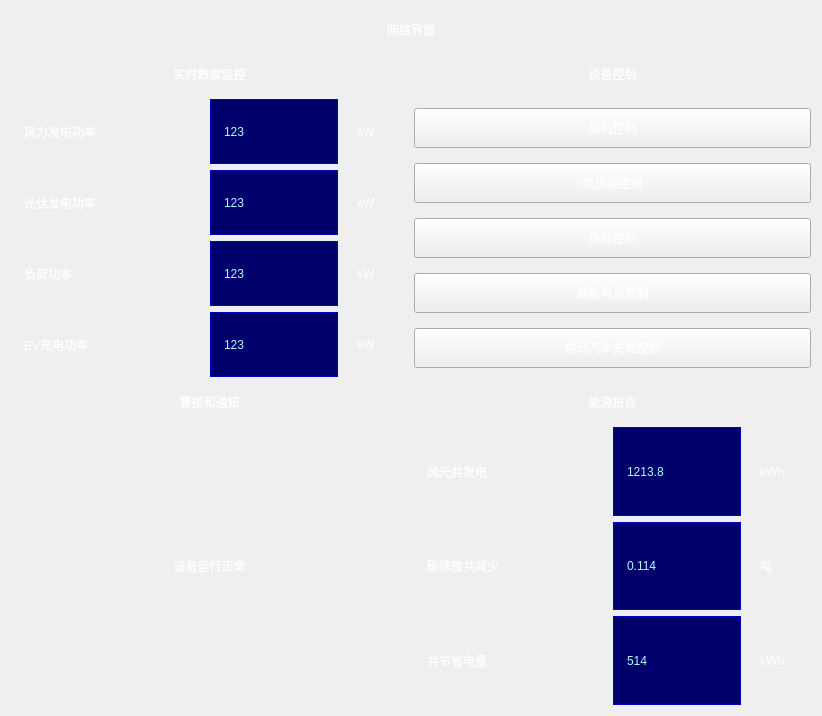
<?xml version="1.0" encoding="UTF-8"?>
<ui version="4.0">
 <class>Form</class>
 <widget class="QWidget" name="Form">
  <property name="geometry">
   <rect>
    <x>0</x>
    <y>0</y>
    <width>822</width>
    <height>716</height>
   </rect>
  </property>
  <property name="windowTitle">
   <string>Form</string>
  </property>
  <property name="styleSheet">
   <string notr="true">background-color:qradialgradient(
spread:pad, cx:0.5, cy:0.5, 
radius:0.431, fx:0.5, fy:0.5, 
stop:0.153409 rgba(39, 98, 216, 255), 
stop:1 rgba(16, 16, 181, 255)
);
padding:10px;
font: 20pt &quot;Microsoft YaHei&quot;;
</string>
  </property>
  <layout class="QVBoxLayout" name="verticalLayout">
   <item>
    <widget class="QLabel" name="title_lb">
     <property name="styleSheet">
      <string notr="true">background-color:rgba(0,0,0,0);
color:white;</string>
     </property>
     <property name="text">
      <string>网络界面</string>
     </property>
     <property name="alignment">
      <set>Qt::AlignCenter</set>
     </property>
    </widget>
   </item>
   <item>
    <layout class="QGridLayout" name="gridLayout" rowstretch="1,10,1,10" columnstretch="1,1">
     <item row="2" column="0">
      <widget class="QLabel" name="label_3">
       <property name="styleSheet">
        <string notr="true">background-color:rgba(0,0,0,0);
color:white;</string>
       </property>
       <property name="text">
        <string>警报和通知</string>
       </property>
       <property name="alignment">
        <set>Qt::AlignCenter</set>
       </property>
      </widget>
     </item>
     <item row="0" column="1">
      <widget class="QLabel" name="label_2">
       <property name="styleSheet">
        <string notr="true">background-color:rgba(0,0,0,0);
color:white;</string>
       </property>
       <property name="text">
        <string>设备控制</string>
       </property>
       <property name="alignment">
        <set>Qt::AlignCenter</set>
       </property>
      </widget>
     </item>
     <item row="2" column="1">
      <widget class="QLabel" name="label_4">
       <property name="styleSheet">
        <string notr="true">background-color:rgba(0,0,0,0);
color:white;</string>
       </property>
       <property name="text">
        <string>能源报告</string>
       </property>
       <property name="alignment">
        <set>Qt::AlignCenter</set>
       </property>
      </widget>
     </item>
     <item row="0" column="0">
      <widget class="QLabel" name="label">
       <property name="styleSheet">
        <string notr="true">background-color:rgba(0,0,0,0);
color:white;</string>
       </property>
       <property name="text">
        <string>实时数据监控</string>
       </property>
       <property name="alignment">
        <set>Qt::AlignCenter</set>
       </property>
      </widget>
     </item>
     <item row="1" column="1">
      <layout class="QVBoxLayout" name="verticalLayout_10">
       <item>
        <widget class="QPushButton" name="ctl_btn_1">
         <property name="styleSheet">
          <string notr="true">color:white;
background-color:qradialgradient(
spread:pad, cx:0.5, cy:0.5, 
radius:0.431, fx:0.5, fy:0.5, 
stop:0.153409 rgba(39, 98, 216, 255), 
stop:1 rgba(16, 16, 181, 255)
);
padding:10px;</string>
         </property>
         <property name="text">
          <string>风机控制</string>
         </property>
        </widget>
       </item>
       <item>
        <widget class="QPushButton" name="ctl_btn_2">
         <property name="styleSheet">
          <string notr="true">color:white;
background-color:qradialgradient(
spread:pad, cx:0.5, cy:0.5, 
radius:0.431, fx:0.5, fy:0.5, 
stop:0.153409 rgba(39, 98, 216, 255), 
stop:1 rgba(16, 16, 181, 255)
);
padding:10px;</string>
         </property>
         <property name="text">
          <string>光伏板控制</string>
         </property>
        </widget>
       </item>
       <item>
        <widget class="QPushButton" name="ctl_btn_3">
         <property name="styleSheet">
          <string notr="true">color:white;
background-color:qradialgradient(
spread:pad, cx:0.5, cy:0.5, 
radius:0.431, fx:0.5, fy:0.5, 
stop:0.153409 rgba(39, 98, 216, 255), 
stop:1 rgba(16, 16, 181, 255)
);
padding:10px;</string>
         </property>
         <property name="text">
          <string>负荷控制</string>
         </property>
        </widget>
       </item>
       <item>
        <widget class="QPushButton" name="ctl_btn_4">
         <property name="styleSheet">
          <string notr="true">color:white;
background-color:qradialgradient(
spread:pad, cx:0.5, cy:0.5, 
radius:0.431, fx:0.5, fy:0.5, 
stop:0.153409 rgba(39, 98, 216, 255), 
stop:1 rgba(16, 16, 181, 255)
);
padding:10px;</string>
         </property>
         <property name="text">
          <string>储能电池控制</string>
         </property>
        </widget>
       </item>
       <item>
        <widget class="QPushButton" name="ctl_btn_5">
         <property name="styleSheet">
          <string notr="true">color:white;
background-color:qradialgradient(
spread:pad, cx:0.5, cy:0.5, 
radius:0.431, fx:0.5, fy:0.5, 
stop:0.153409 rgba(39, 98, 216, 255), 
stop:1 rgba(16, 16, 181, 255)
);
padding:10px;</string>
         </property>
         <property name="text">
          <string>电动汽车充电控制</string>
         </property>
        </widget>
       </item>
      </layout>
     </item>
     <item row="3" column="0">
      <layout class="QVBoxLayout" name="verticalLayout_11">
       <item>
        <widget class="QLabel" name="wrn_lb_1">
         <property name="styleSheet">
          <string notr="true">background-color:rgba(0,0,0,0);
color:white;</string>
         </property>
         <property name="text">
          <string>设备运行正常</string>
         </property>
         <property name="alignment">
          <set>Qt::AlignCenter</set>
         </property>
        </widget>
       </item>
      </layout>
     </item>
     <item row="1" column="0">
      <layout class="QGridLayout" name="gridLayout_2" rowstretch="1,1,1,1" columnstretch="3,2,1">
       <item row="1" column="0">
        <widget class="QLabel" name="rt_hd_lb_2">
         <property name="styleSheet">
          <string notr="true">background-color:rgba(0,0,0,0);
color:white;</string>
         </property>
         <property name="text">
          <string>光伏发电功率</string>
         </property>
        </widget>
       </item>
       <item row="2" column="0">
        <widget class="QLabel" name="rt_hd_lb_3">
         <property name="styleSheet">
          <string notr="true">background-color:rgba(0,0,0,0);
color:white;</string>
         </property>
         <property name="text">
          <string>负荷功率</string>
         </property>
        </widget>
       </item>
       <item row="3" column="0">
        <widget class="QLabel" name="rt_hd_lb_4">
         <property name="styleSheet">
          <string notr="true">background-color:rgba(0,0,0,0);
color:white;</string>
         </property>
         <property name="text">
          <string>EV充电功率</string>
         </property>
        </widget>
       </item>
       <item row="0" column="2">
        <widget class="QLabel" name="rt_un_lb_1">
         <property name="styleSheet">
          <string notr="true">background-color:rgba(0,0,0,0);
color:white;</string>
         </property>
         <property name="text">
          <string>kW</string>
         </property>
        </widget>
       </item>
       <item row="2" column="1">
        <widget class="QLabel" name="rt_dt_lb_3">
         <property name="styleSheet">
          <string notr="true">color: rgb(170, 255, 255);
border-width:0.5px;
border-style:solid;
border-color:rgb(0, 0, 190);
background-color:rgb(0, 0, 109);</string>
         </property>
         <property name="text">
          <string>123</string>
         </property>
        </widget>
       </item>
       <item row="1" column="1">
        <widget class="QLabel" name="rt_dt_lb_2">
         <property name="styleSheet">
          <string notr="true">color: rgb(170, 255, 255);
border-width:0.5px;
border-style:solid;
border-color:rgb(0, 0, 190);
background-color:rgb(0, 0, 109);</string>
         </property>
         <property name="text">
          <string>123</string>
         </property>
        </widget>
       </item>
       <item row="3" column="1">
        <widget class="QLabel" name="rt_dt_lb_4">
         <property name="styleSheet">
          <string notr="true">color: rgb(170, 255, 255);
border-width:0.5px;
border-style:solid;
border-color:rgb(0, 0, 190);
background-color:rgb(0, 0, 109);</string>
         </property>
         <property name="text">
          <string>123</string>
         </property>
        </widget>
       </item>
       <item row="3" column="2">
        <widget class="QLabel" name="rt_un_lb_4">
         <property name="styleSheet">
          <string notr="true">background-color:rgba(0,0,0,0);
color:white;</string>
         </property>
         <property name="text">
          <string>kW</string>
         </property>
        </widget>
       </item>
       <item row="0" column="0">
        <widget class="QLabel" name="rt_hd_lb_1">
         <property name="styleSheet">
          <string notr="true">background-color:rgba(0,0,0,0);
color:white;</string>
         </property>
         <property name="text">
          <string>风力发电功率</string>
         </property>
        </widget>
       </item>
       <item row="0" column="1">
        <widget class="QLabel" name="rt_dt_lb_1">
         <property name="styleSheet">
          <string notr="true">color: rgb(170, 255, 255);
border-width:0.5px;
border-style:solid;
border-color:rgb(0, 0, 190);
background-color:rgb(0, 0, 109);</string>
         </property>
         <property name="text">
          <string>123</string>
         </property>
        </widget>
       </item>
       <item row="1" column="2">
        <widget class="QLabel" name="rt_un_lb_2">
         <property name="styleSheet">
          <string notr="true">background-color:rgba(0,0,0,0);
color:white;</string>
         </property>
         <property name="text">
          <string>kW</string>
         </property>
        </widget>
       </item>
       <item row="2" column="2">
        <widget class="QLabel" name="rt_un_lb_3">
         <property name="styleSheet">
          <string notr="true">background-color:rgba(0,0,0,0);
color:white;</string>
         </property>
         <property name="text">
          <string>kW</string>
         </property>
        </widget>
       </item>
      </layout>
     </item>
     <item row="3" column="1">
      <layout class="QGridLayout" name="gridLayout_3" rowstretch="1,1,1" columnstretch="3,2,1">
       <item row="1" column="2">
        <widget class="QLabel" name="rpt_un_lb_2">
         <property name="styleSheet">
          <string notr="true">background-color:rgba(0,0,0,0);
color:white;</string>
         </property>
         <property name="text">
          <string>吨</string>
         </property>
        </widget>
       </item>
       <item row="0" column="1">
        <widget class="QLabel" name="rpt_dt_lb_1">
         <property name="styleSheet">
          <string notr="true">color: rgb(170, 255, 255);
border-width:0.5px;
border-style:solid;
border-color:rgb(0, 0, 190);
background-color:rgb(0, 0, 109);</string>
         </property>
         <property name="text">
          <string>1213.8</string>
         </property>
        </widget>
       </item>
       <item row="2" column="0">
        <widget class="QLabel" name="rpt_hd_lb_3">
         <property name="styleSheet">
          <string notr="true">background-color:rgba(0,0,0,0);
color:white;</string>
         </property>
         <property name="text">
          <string>共节省电量</string>
         </property>
        </widget>
       </item>
       <item row="1" column="1">
        <widget class="QLabel" name="rpt_dt_lb_2">
         <property name="styleSheet">
          <string notr="true">color: rgb(170, 255, 255);
border-width:0.5px;
border-style:solid;
border-color:rgb(0, 0, 190);
background-color:rgb(0, 0, 109);</string>
         </property>
         <property name="text">
          <string>0.114</string>
         </property>
        </widget>
       </item>
       <item row="0" column="2">
        <widget class="QLabel" name="rpt_un_lb_1">
         <property name="styleSheet">
          <string notr="true">background-color:rgba(0,0,0,0);
color:white;</string>
         </property>
         <property name="text">
          <string>kWh</string>
         </property>
        </widget>
       </item>
       <item row="2" column="1">
        <widget class="QLabel" name="rpt_dt_lb_3">
         <property name="styleSheet">
          <string notr="true">color: rgb(170, 255, 255);
border-width:0.5px;
border-style:solid;
border-color:rgb(0, 0, 190);
background-color:rgb(0, 0, 109);</string>
         </property>
         <property name="text">
          <string>514</string>
         </property>
        </widget>
       </item>
       <item row="2" column="2">
        <widget class="QLabel" name="rpt_un_lb_3">
         <property name="styleSheet">
          <string notr="true">background-color:rgba(0,0,0,0);
color:white;</string>
         </property>
         <property name="text">
          <string>kWh</string>
         </property>
        </widget>
       </item>
       <item row="0" column="0">
        <widget class="QLabel" name="rpt_hd_lb_1">
         <property name="styleSheet">
          <string notr="true">background-color:rgba(0,0,0,0);
color:white;</string>
         </property>
         <property name="text">
          <string>风光共发电</string>
         </property>
        </widget>
       </item>
       <item row="1" column="0">
        <widget class="QLabel" name="rpt_hd_lb_2">
         <property name="styleSheet">
          <string notr="true">background-color:rgba(0,0,0,0);
color:white;</string>
         </property>
         <property name="text">
          <string>碳排放共减少</string>
         </property>
        </widget>
       </item>
      </layout>
     </item>
    </layout>
   </item>
  </layout>
 </widget>
 <resources/>
 <connections/>
</ui>
